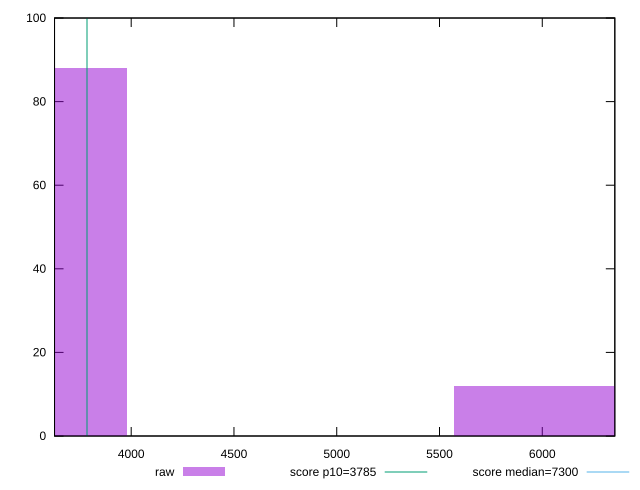

This figure's gnuplot source:
reset

$raw <<EOF
3181.9753717296294 88
6363.950743459259 12
EOF

set key outside below
set boxwidth 1590.9876858648147
set xrange [3627.0389999999998:6352.994699999999]
set yrange [0:100]
set trange [0:100]
set style fill transparent solid 0.5 noborder

set parametric
set terminal svg size 640, 490 enhanced background rgb 'white'
set output "report_00016_2021-02-10T13-31-48.338Z/interactive/samples/pages+cached+noadtech+nomedia/raw/histogram.svg"

plot $raw title "raw" with boxes, \
     3785,t title "score p10=3785", \
     7300,t title "score median=7300"

reset
